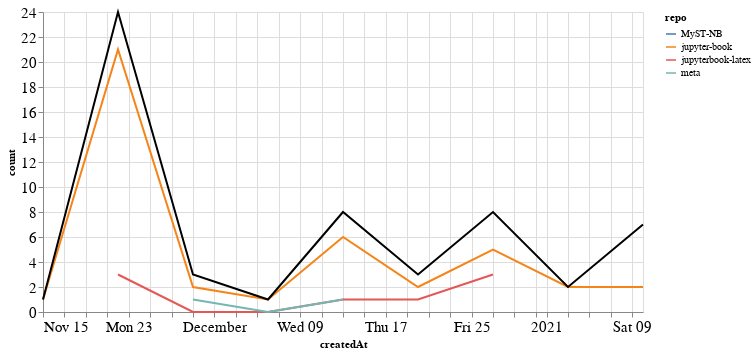

Source (notebook cell):
### Markdown cell above
### Comments

### Code cell
comments_time = comments.groupby('repo').resample('W', on='createdAt').count()['author'].reset_index()
comments_time = comments_time.rename(columns={'author': 'count'})
comments_time_total = comments_time.groupby('createdAt').agg({"count": "sum"}).reset_index()
ch1 = alt.Chart(comments_time, width=600).mark_line().encode(
    x='createdAt',
    y='count',
    color='repo',
    tooltip="repo"
)

ch2 = alt.Chart(comments_time_total, width=600).mark_line(color="black").encode(
    x='createdAt',
    y='count',
)

ch1 + ch2

### Figure 1 — Vega-Lite specification as saved in the notebook (floating-point values rounded to 4 significant figures)
{"config": {"axisLeft": {"labelFontSize": 15}, "axisBottom": {"labelFontSize": 15}}, "layer": [{"data": {"name": "data-894c5db0b9cbece42f6f46dfd0965889"}, "mark": "line", "encoding": {"color": {"type": "nominal", "field": "repo"}, "tooltip": {"type": "nominal", "field": "repo"}, "x": {"type": "temporal", "field": "createdAt"}, "y": {"type": "quantitative", "field": "count"}}, "width": 600}, {"data": {"name": "data-19eb96e5be75d886de914ee914b2a760"}, "mark": {"type": "line", "color": "black"}, "encoding": {"x": {"type": "temporal", "field": "createdAt"}, "y": {"type": "quantitative", "field": "count"}}, "width": 600}], "$schema": "https://vega.github.io/schema/vega-lite/v4.8.1.json", "datasets": {"data-894c5db0b9cbece42f6f46dfd0965889": [{"repo": "MyST-NB", "createdAt": "2021-01-10T00:00:00", "count": 5}, {"repo": "jupyter-book", "createdAt": "2020-11-15T00:00:00", "count": 1}, {"repo": "jupyter-book", "createdAt": "2020-11-22T00:00:00", "count": 21}, {"repo": "jupyter-book", "createdAt": "2020-11-29T00:00:00", "count": 2}, {"repo": "jupyter-book", "createdAt": "2020-12-06T00:00:00", "count": 1}, {"repo": "jupyter-book", "createdAt": "2020-12-13T00:00:00", "count": 6}, {"repo": "jupyter-book", "createdAt": "2020-12-20T00:00:00", "count": 2}, {"repo": "jupyter-book", "createdAt": "2020-12-27T00:00:00", "count": 5}, {"repo": "jupyter-book", "createdAt": "2021-01-03T00:00:00", "count": 2}, {"repo": "jupyter-book", "createdAt": "2021-01-10T00:00:00", "count": 2}, {"repo": "jupyterbook-latex", "createdAt": "2020-11-22T00:00:00", "count": 3}, {"repo": "jupyterbook-latex", "createdAt": "2020-11-29T00:00:00", "count": 0}, {"repo": "jupyterbook-latex", "createdAt": "2020-12-06T00:00:00", "count": 0}, {"repo": "jupyterbook-latex", "createdAt": "2020-12-13T00:00:00", "count": 1}, {"repo": "jupyterbook-latex", "createdAt": "2020-12-20T00:00:00", "count": 1}, {"repo": "jupyterbook-latex", "createdAt": "2020-12-27T00:00:00", "count": 3}, {"repo": "meta", "createdAt": "2020-11-29T00:00:00", "count": 1}, {"repo": "meta", "createdAt": "2020-12-06T00:00:00", "count": 0}, {"repo": "meta", "createdAt": "2020-12-13T00:00:00", "count": 1}], "data-19eb96e5be75d886de914ee914b2a760": [{"createdAt": "2020-11-15T00:00:00", "count": 1}, {"createdAt": "2020-11-22T00:00:00", "count": 24}, {"createdAt": "2020-11-29T00:00:00", "count": 3}, {"createdAt": "2020-12-06T00:00:00", "count": 1}, {"createdAt": "2020-12-13T00:00:00", "count": 8}, {"createdAt": "2020-12-20T00:00:00", "count": 3}, {"createdAt": "2020-12-27T00:00:00", "count": 8}, {"createdAt": "2021-01-03T00:00:00", "count": 2}, {"createdAt": "2021-01-10T00:00:00", "count": 7}]}}
